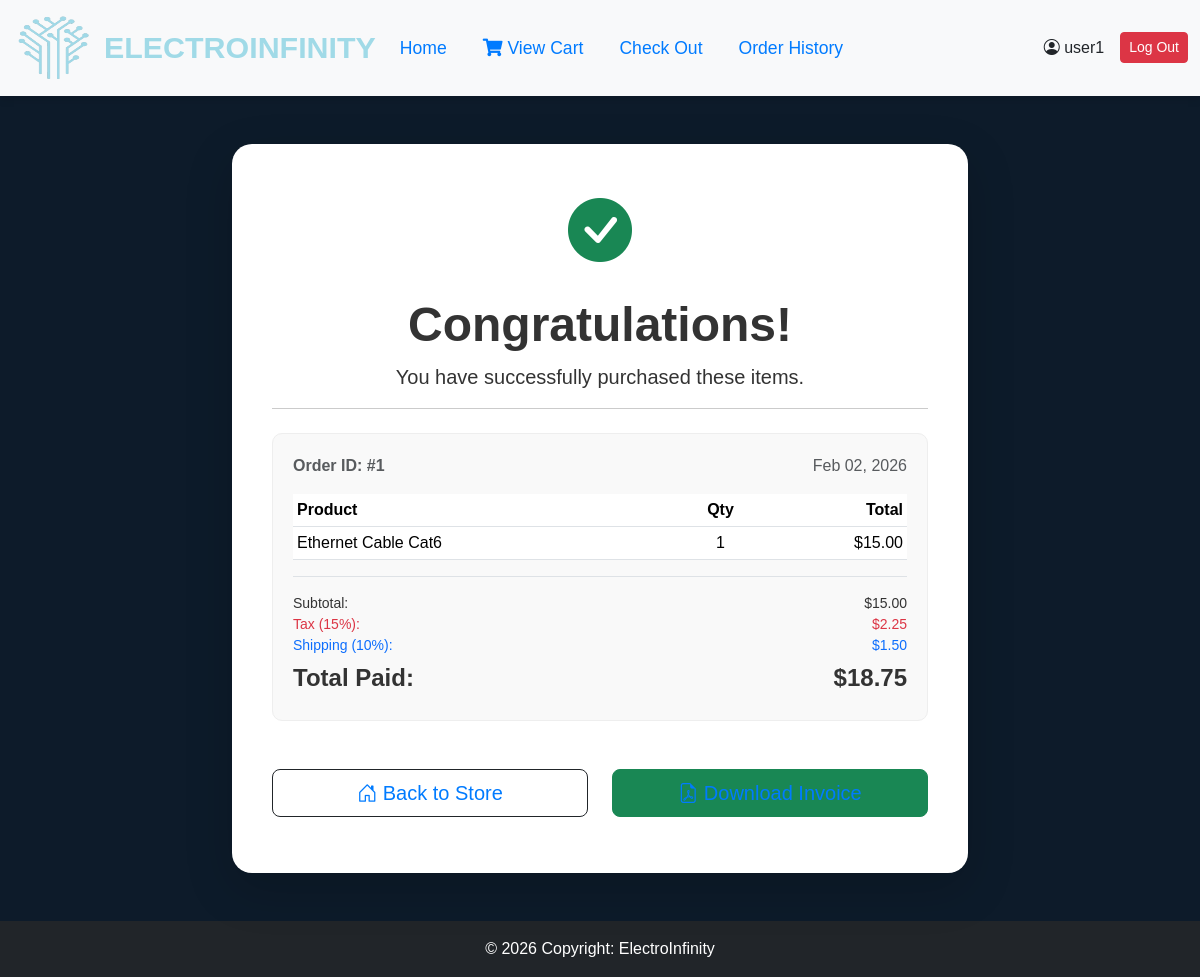
The page /order_success.php?id=1 (signed in) on the database its author committed.
### tables this page shows
CREATE TABLE `Orders` (
  `order_id` int(11) NOT NULL,
  `customer_id` int(11) NOT NULL,
  `order_date` datetime DEFAULT current_timestamp(),
  `total_amount` decimal(10,2) DEFAULT NULL,
  `shipping_address` text DEFAULT NULL,
  `phone_number` varchar(20) DEFAULT NULL
);

CREATE TABLE `OrderDetails` (
  `detail_id` int(11) NOT NULL,
  `order_id` int(11) NOT NULL,
  `product_id` int(11) NOT NULL,
  `quantity` int(11) NOT NULL,
  `price_at_purchase` decimal(10,2) NOT NULL
);

CREATE TABLE `Product` (
  `product_id` int(11) NOT NULL,
  `product_name` varchar(255) NOT NULL,
  `product_description` text DEFAULT NULL,
  `product_image` varchar(255) DEFAULT NULL,
  `product_price` decimal(10,2) DEFAULT NULL,
  `product_quantity` int(11) DEFAULT NULL
);

### order_success.php (the view, shortened to what this page needs)
<?php
include('connection.php');
include('header.php');
$order_id = intval($_GET['id']);
$customer_id = $_SESSION['customer_id'];
$sql_order = "SELECT * FROM Orders WHERE order_id = ? AND customer_id = ?";
$stmt_o = $dbc->prepare($sql_order);
$stmt_o->bind_param("ii", $order_id, $customer_id);
$stmt_o->execute();
$order = $stmt_o->get_result()->fetch_assoc();
$sql_details = "SELECT od.*, p.product_name
                FROM OrderDetails od
                JOIN Product p ON od.product_id = p.product_id
                WHERE od.order_id = ?";
$stmt_d = $dbc->prepare($sql_details);
$stmt_d->bind_param("i", $order_id);
$stmt_d->execute();
$details = $stmt_d->get_result();
?>
<div class="container mt-5 mb-5">
    <div class="row justify-content-center">
        <div class="col-md-8">
            <div class="success-card shadow-lg text-center">
                <i class="bi bi-check-circle-fill check-icon"></i>
                <h1 class="display-5 fw-bold mt-3">Congratulations!</h1>
                <p class="lead">You have successfully purchased these items.</p>
                <hr>
                <div class="invoice-box text-start mt-4">
                    <div class="d-flex justify-content-between mb-3">
                        <span class="fw-bold text-muted">Order ID: #<?php echo $order_id; ?></span>
                        <span class="text-muted"><?php echo date('M d, Y', strtotime($order['order_date'])); ?></span>
                    </div>
                    <table class="table table-sm">
                        <thead>
                            <tr>
                                <th>Product</th>
                                <th class="text-center">Qty</th>
                                <th class="text-end">Total</th>
                            </tr>
                        </thead>
                        <tbody>
                            <?php
                            $subtotal = 0;
                            while($item = $details->fetch_assoc()):
                                $line_total = $item['price_at_purchase'] * $item['quantity'];
                                $subtotal += $line_total;
                            ?>
                            <tr>
                                <td><?php echo $item['product_name']; ?></td>
                                <td class="text-center"><?php echo $item['quantity']; ?></td>
                                <td class="text-end">$<?php echo number_format($line_total, 2); ?></td>
                            </tr>
                            <?php endwhile; ?>
                        </tbody>
                    </table>
                    <div class="border-top pt-3 mt-3">
                        <div class="d-flex justify-content-between small">
                            <span>Subtotal:</span>
                            <span>$<?php echo number_format($subtotal, 2); ?></span>
                        </div>
                        <div class="d-flex justify-content-between small text-danger">
                            <span>Tax (15%):</span>
                            <span>$<?php echo number_format($subtotal * 0.15, 2); ?></span>
                        </div>
                        <div class="d-flex justify-content-between small text-primary">
                            <span>Shipping (10%):</span>
                            <span>$<?php echo number_format($subtotal * 0.10, 2); ?></span>
                        </div>
                        <div class="d-flex justify-content-between h4 fw-bold mt-2">
                            <span>Total Paid:</span>
                            <span>$<?php echo number_format($order['total_amount'], 2); ?></span>
                        </div>
                    </div>
                </div>
                <div class="row mt-5">
                    <div class="col-sm-6 mb-3">
                        <a href="index.php" class="btn btn-outline-dark btn-lg w-100">
                            <i class="bi bi-house-door"></i> Back to Store
                        </a>
                    </div>
                    <div class="col-sm-6">
                        <a href="orders/order_<?php echo $order_id; ?>.pdf" target="_blank" class="btn btn-success btn-lg w-100">
                            <i class="bi bi-file-earmark-pdf"></i> Download Invoice
                        </a>
                    </div>
                </div>
            </div>
        </div>
    </div>
</div>
<?php include('footer.php'); ?>

### styles.css (style rules this page uses)
body { font-family: 'Algerian', sans-serif; background-color: #00274d; color: #ffff; }
a { color: #007bff !important; }

### order_success.php (style rules this page uses)
body { background-color: #0d1b2a; color: white; }
.success-card { background-color: white; color: #333; border-radius: 20px; padding: 40px; }
.invoice-box { border: 1px solid #eee; padding: 20px; border-radius: 10px; background-color: #f9f9f9; }
.check-icon { font-size: 4rem; color: #198754; }

### rows shown on the page
orders: order_date "Feb 02, 2026", total_amount "18.75"
orderdetails: product.product_name "Ethernet Cable Cat6", quantity "1", price_at_purchase "15.00"

### other values the page prints
$_SESSION['username'] "user1"
$order_id "1"
$subtotal "15.00"
$subtotal * 0.15 "2.25"
$subtotal * 0.10 "1.50"
